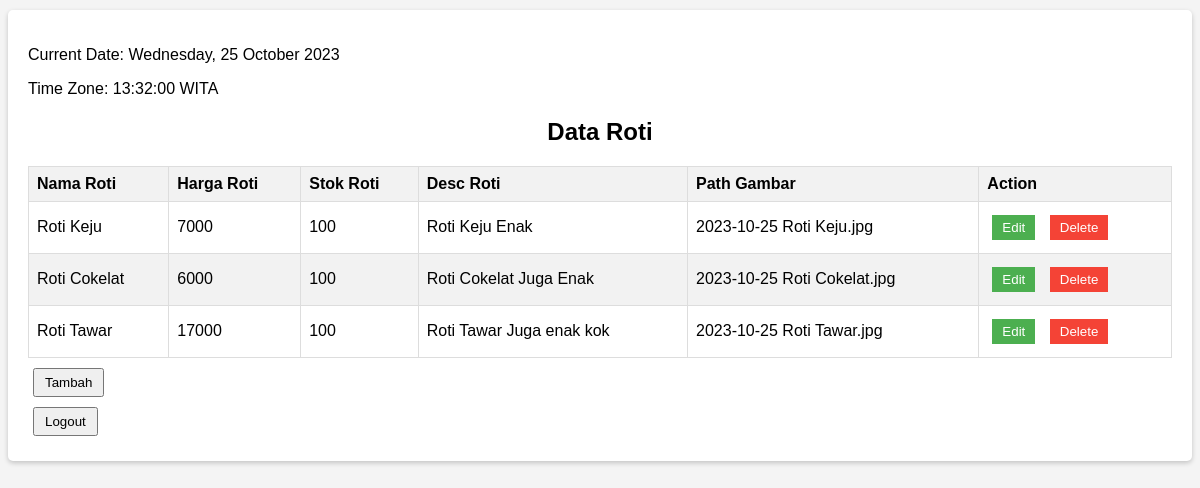
Page /pages/crud.php on the committed database.
### tables this page shows
CREATE TABLE `db_roti` (
  `id` int(11) NOT NULL,
  `nama` varchar(255) NOT NULL,
  `harga` varchar(255) NOT NULL,
  `stok` int(50) NOT NULL,
  `deskripsi` varchar(255) NOT NULL,
  `gambar` varchar(255) NOT NULL
);

### pages/crud.php (the view, shortened to what this page needs)
<?php
require "./inc_connect.php";
$result = mysqli_query($conn, "SELECT * FROM db_roti");
$day = date('l');
$date = date('d');
$month = date('F');
$year = date('Y');
$time = date('H:i:s');
$timeZone = date('T');
$data_roti = [];
while ($row = mysqli_fetch_assoc($result)) {
    $data_roti[] = $row;
}
?>
<!DOCTYPE html>
<html lang="en">
<head>
    <link rel="stylesheet" href="../style/crud.css">
</head>
<body>
    <div class="container">
    <p>Current Date: <?php echo $day . ', ' . $date . ' ' . $month . ' ' . $year; ?></p>
    <p id="clock"><?php echo sprintf("Time Zone: %s %s", $time, $timeZone); ?></p>
        <h2>Data Roti</h2>
        <table>
            <thead>
                <tr>
                    <th>Nama Roti</th>
                    <th>Harga Roti</th>
                    <th>Stok Roti</th>
                    <th>Desc Roti</th>
                    <th>Path Gambar</th>
                    <th>Action</th>
                </tr>
            </thead>
            <tbody>
                <?php
                foreach ($data_roti as $roti) : ?>
                    <tr>
                        <td><?php echo $roti["nama"] ?></td>
                        <td><?php echo $roti["harga"] ?></td>
                        <td><?php echo $roti["stok"] ?></td>
                        <td><?php echo $roti["deskripsi"] ?></td>
                        <td><?php echo $roti["gambar"] ?></td>
                        <td>
                            <button class="edit-button" id="show-popupEdit<?php echo $roti['id'] ?>">Edit</button>
                            <button class="delete-button" id="delete-roti-<?php echo $roti['id'] ?>">Delete</button>
                        </td>
                    </tr>
                <?php $i++;
                endforeach; ?>
            </tbody>
        </table>
        <div class="popup-container">
            <button class="add-button" id="show-popup">Tambah</button>
            <a href="./logout.php" style="text-decoration: none;"><button class="add-button" id="show-popup">Logout</button></a>
        </div>
    </div>
</body>
</html>

### style/crud.css (style rules this page uses)
body { font-family: Arial, sans-serif; background-color: #f4f4f4; }
.container { max-width: 1500px; margin: 10px auto; padding: 20px; background-color: #fff; border-radius: 5px; box-shadow: 0 2px 5px rgba(0, 0, 0, 0.2); }
h2 { text-align: center; }
table { width: 100%; border-collapse: collapse; }
table, th, td { border: 1px solid #ddd; }
th, td { padding: 8px; text-align: left; }
th { background-color: #f2f2f2; }
tr:nth-child(even) { background-color: #f2f2f2; }
.add-button { display: block; margin-top: 10px; text-align: center; }
label, input, button { margin: 5px; }
button { padding: 5px 10px; }
.edit-button, .delete-button { background-color: #4CAF50; color: #fff; border: none; cursor: pointer; }
.delete-button { background-color: #f44336; }
.popup-container { position: relative; }
.add-button { margin-top: 10px; text-align: center; }

### rows in the picture
db_roti: nama "Roti Keju", harga "7000", stok "100", deskripsi "Roti Keju Enak", gambar "2023-10-25 Roti Keju.jpg"
db_roti: nama "Roti Cokelat", harga "6000", stok "100", deskripsi "Roti Cokelat Juga Enak", gambar "2023-10-25 Roti Cokelat.jpg"
db_roti: nama "Roti Tawar", harga "17000", stok "100", deskripsi "Roti Tawar Juga enak kok", gambar "2023-10-25 Roti Tawar.jpg"
